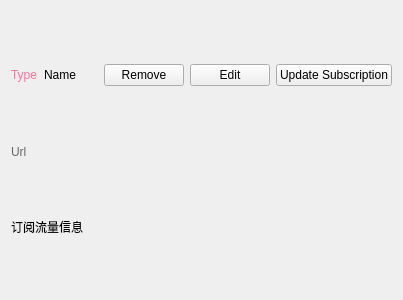
<?xml version="1.0" encoding="UTF-8"?>
<ui version="4.0">
 <class>GroupItem</class>
 <widget class="QWidget" name="GroupItem">
  <property name="geometry">
   <rect>
    <x>0</x>
    <y>0</y>
    <width>403</width>
    <height>300</height>
   </rect>
  </property>
  <property name="sizePolicy">
   <sizepolicy hsizetype="Minimum" vsizetype="Minimum">
    <horstretch>0</horstretch>
    <verstretch>0</verstretch>
   </sizepolicy>
  </property>
  <property name="windowTitle">
   <string notr="true"/>
  </property>
  <layout class="QVBoxLayout" name="verticalLayout">
   <item>
    <layout class="QHBoxLayout" name="horizontalLayout">
     <item>
      <widget class="QLabel" name="type">
       <property name="sizePolicy">
        <sizepolicy hsizetype="Preferred" vsizetype="Maximum">
         <horstretch>0</horstretch>
         <verstretch>0</verstretch>
        </sizepolicy>
       </property>
       <property name="styleSheet">
        <string notr="true">color: rgb(251, 114, 153);</string>
       </property>
       <property name="text">
        <string notr="true">Type</string>
       </property>
      </widget>
     </item>
     <item>
      <widget class="QLabel" name="name">
       <property name="sizePolicy">
        <sizepolicy hsizetype="Expanding" vsizetype="Maximum">
         <horstretch>0</horstretch>
         <verstretch>0</verstretch>
        </sizepolicy>
       </property>
       <property name="text">
        <string notr="true">Name</string>
       </property>
      </widget>
     </item>
     <item>
      <widget class="QPushButton" name="remove">
       <property name="sizePolicy">
        <sizepolicy hsizetype="Maximum" vsizetype="Fixed">
         <horstretch>0</horstretch>
         <verstretch>0</verstretch>
        </sizepolicy>
       </property>
       <property name="text">
        <string>Remove</string>
       </property>
      </widget>
     </item>
     <item>
      <widget class="QPushButton" name="edit">
       <property name="sizePolicy">
        <sizepolicy hsizetype="Maximum" vsizetype="Fixed">
         <horstretch>0</horstretch>
         <verstretch>0</verstretch>
        </sizepolicy>
       </property>
       <property name="text">
        <string>Edit</string>
       </property>
      </widget>
     </item>
     <item>
      <widget class="QPushButton" name="update_sub">
       <property name="sizePolicy">
        <sizepolicy hsizetype="Maximum" vsizetype="Fixed">
         <horstretch>0</horstretch>
         <verstretch>0</verstretch>
        </sizepolicy>
       </property>
       <property name="text">
        <string>Update Subscription</string>
       </property>
      </widget>
     </item>
    </layout>
   </item>
   <item>
    <widget class="QLabel" name="url">
     <property name="sizePolicy">
      <sizepolicy hsizetype="Preferred" vsizetype="Maximum">
       <horstretch>0</horstretch>
       <verstretch>0</verstretch>
      </sizepolicy>
     </property>
     <property name="styleSheet">
      <string notr="true">color: rgb(102, 102, 102);</string>
     </property>
     <property name="text">
      <string notr="true">Url</string>
     </property>
    </widget>
   </item>
   <item>
    <widget class="QLabel" name="subinfo">
     <property name="sizePolicy">
      <sizepolicy hsizetype="Preferred" vsizetype="Maximum">
       <horstretch>0</horstretch>
       <verstretch>0</verstretch>
      </sizepolicy>
     </property>
     <property name="text">
      <string notr="true">订阅流量信息</string>
     </property>
    </widget>
   </item>
  </layout>
 </widget>
 <resources/>
 <connections/>
</ui>
